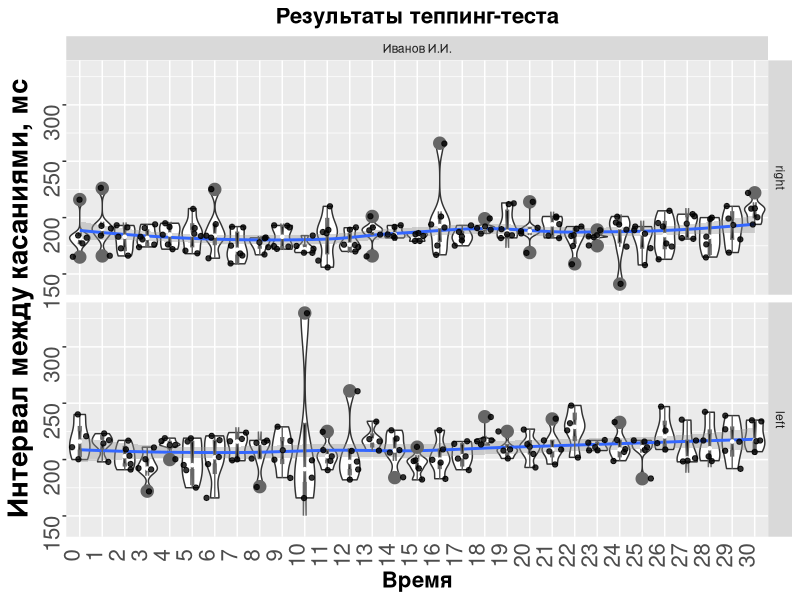
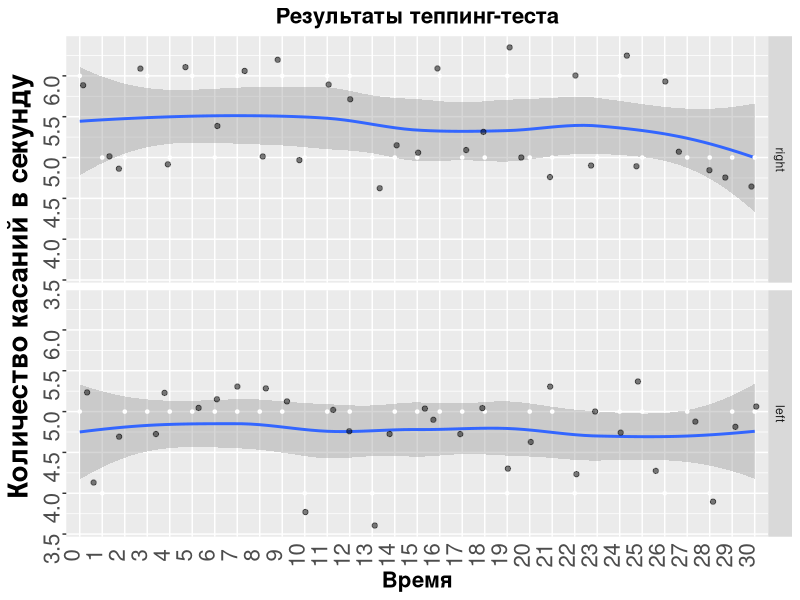
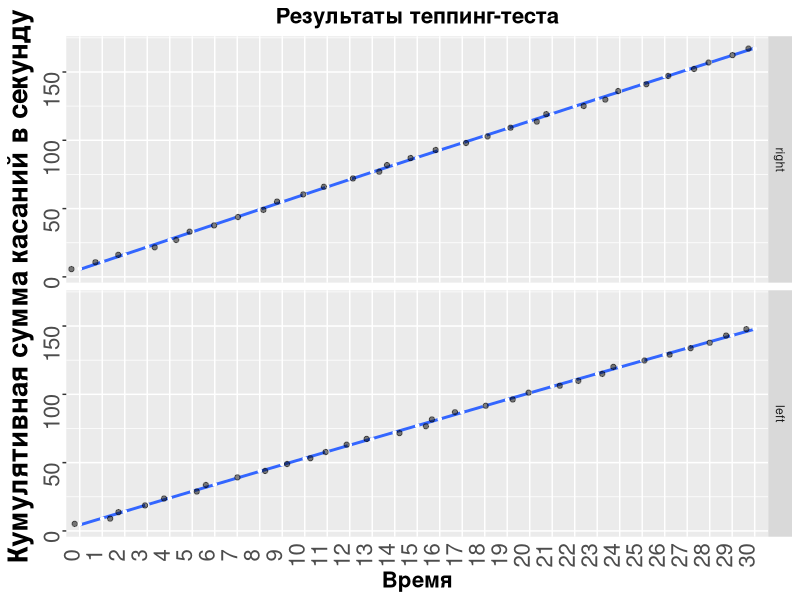
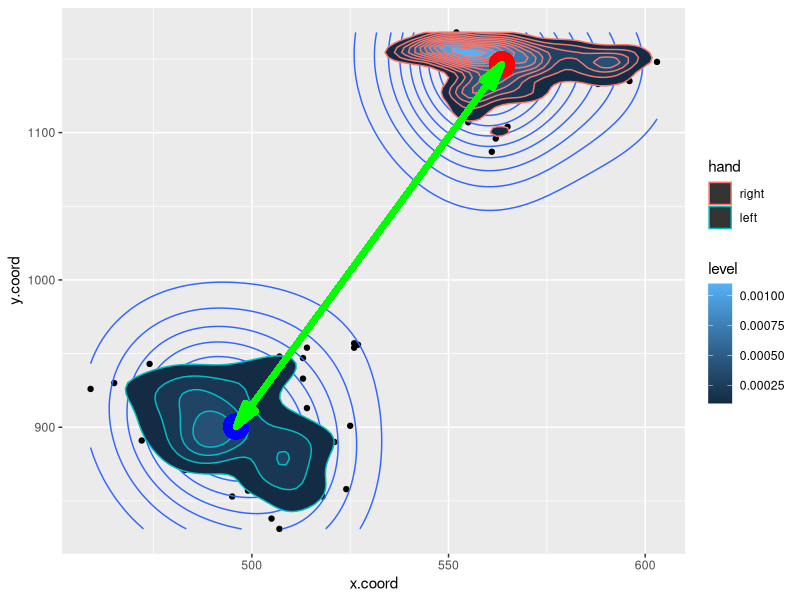

The R source for these figures, in order:
## ---- chunk 1
knitr::opts_chunk$set(echo = FALSE, warning = FALSE, message = FALSE, fig.align = "center")
## ---- chunk 2
# А заодно их загрузка и загрузка необходимых пакетов
library(tidyverse)
d = read.csv("result.csv", sep = ";", encoding = "UTF-8", header = F)
names(d) <- c("session","name", "time","curr.time","x.coord","y.coord", "hand")
d$time <- as.numeric(d$time)
d$session <- as.character(d$session)
d$x.coord <- as.numeric(d$x.coord)
d$y.coord <- as.numeric(d$y.coord)
d$hand <- factor(d$hand, levels = c("right","left"))
## ---- chunk 3
tbl <- knitr::kable(head(d), align = "c")
kableExtra::kable_styling(tbl, "striped", full_width = T, position = "left")
## ---- chunk 4
# Доводим данные до ума, инициализируем объект для хранения результатов
d$tick <- c(NA, diff(d$time))
d$tick[c(0, diff(d$curr.time)) < 0] <- NA # через дифф ищем смену в текущем времени с 0 на 5, там же сглаживаем провалы в тиках при помощи NA

d$time     <- as.integer(d$time/1000)
d$datetime <- as.POSIXct(d$time, origin="1970-01-01")
d$datetime <- format(d$datetime, format="%H:%M:%S")
result <- data.frame(name = d$name[1])
## ---- chunk 5
ggplot(d, aes(x=factor(curr.time), y=tick)) +
  geom_violin(scale="width") +
  geom_smooth(method = "loess", se=TRUE, aes(group=1)) +
  geom_boxplot(width=.12, fill=I("black"), notch=T, outlier.size=NA, col="grey40") +
  stat_summary(fun.y="median", geom="point", shape=20, col="white") +
  ggtitle("Результаты теппинг-теста") +
  labs(x="Время", y="Интервал между касаниями, мс") +
  facet_grid(hand~name) +
  theme(legend.position="none",
        axis.text=element_text(size=12),
        axis.title=element_text(size=16,face="bold")) +
  scale_fill_brewer() + geom_jitter(alpha = 0.8) +
  theme(plot.title = element_text(size=16, face='bold', hjust=0.5),
        axis.text.x=element_text(angle=90, vjust=0, size=16),
        axis.ticks.x=element_blank(),
        axis.title.y = element_text(face="bold", size=20),
        axis.text.y  = element_text(angle=90, vjust=0, size=16))
## ---- chunk 6
result$interval.mean.right <- mean(d$tick[d$hand=="right"], na.rm = T)
result$interval.mean.left  <- mean(d$tick[d$hand=="left"] , na.rm = T)
result$interval.sd.right   <- sd(d$tick[d$hand=="right"] , na.rm = T)
result$interval.sd.left    <- sd(d$tick[d$hand=="left"] , na.rm = T)
## ---- chunk 7
d %>% group_by(curr.time, hand, name) %>% summarise(n = n()) -> res

ggplot(res, aes(x=factor(curr.time), y=n)) +
  geom_violin(scale="width") +
  geom_smooth(method = "loess", se=TRUE, aes(group=1)) +
  geom_boxplot(width=.12, fill=I("black"), notch=T, outlier.size=NA, col="grey40") +
  stat_summary(fun.y="median", geom="point", shape=20, col="white") +
  ggtitle("Результаты теппинг-теста") +
  labs(x="Время", y="Количество касаний в секунду") +
  facet_grid(hand~.) +
  theme(legend.position="none",
        axis.text=element_text(size=12),
        axis.title=element_text(size=16,face="bold")) +
  scale_fill_brewer() + geom_jitter(alpha = 0.5) +
  theme(plot.title = element_text(size=16, face='bold', hjust=0.5),
        axis.text.x=element_text(angle=90, vjust=0, size=16),
        axis.ticks.x=element_blank(),
        axis.title.y = element_text(face="bold", size=20),
        axis.text.y  = element_text(angle=90, vjust=0, size=16))
## ---- chunk 8
result$tap.mean.right <- mean(res$n[res$hand=="right"], na.rm = T)
result$tap.mean.left  <- mean(res$n[res$hand=="left"] , na.rm = T)
result$tap.sd.right   <- sd(res$n[res$hand=="right"] , na.rm = T)
result$tap.sd.left    <- sd(res$n[res$hand=="left"] , na.rm = T)
## ---- chunk 9
d %>% group_by(curr.time, hand, name) %>% summarise(n = n()) -> res
res %>% group_by(hand, name) %>% mutate(cum.n = cumsum(n)) -> res

ggplot(res, aes(x=factor(curr.time), y=cum.n)) +
  geom_violin(scale="width") +
  geom_smooth(method = "loess", se=TRUE, aes(group=1)) +
  geom_boxplot(width=.12, fill=I("black"), notch=T, outlier.size=NA, col="grey40") +
  stat_summary(fun.y="median", geom="point", shape=20, col="white") +
  ggtitle("Результаты теппинг-теста") +
  labs(x="Время", y="Кумулятивная сумма касаний в секунду") +
  facet_grid(hand~.) +
  theme(legend.position="none",
        axis.text=element_text(size=12),
        axis.title=element_text(size=16,face="bold")) +
  scale_fill_brewer() + geom_jitter(alpha = 0.5) +
  theme(plot.title = element_text(size=16, face='bold', hjust=0.5),
        axis.text.x=element_text(angle=90, vjust=0, size=16),
        axis.ticks.x=element_blank(),
        axis.title.y = element_text(face="bold", size=20),
        axis.text.y  = element_text(angle=90, vjust=0, size=16))

smry.r <- summary(lm(cum.n~curr.time, res[res$hand=="right",]))
smry.l <- summary(lm(cum.n~curr.time, res[res$hand=="left",]))

result$cum.slope.right <- smry.r$coefficients[2]
result$cum.slope.left  <- smry.l$coefficients[2]
result$cum.R2.right    <- smry.r$r.squared
result$cum.R2.left     <- smry.l$r.squared
## ---- chunk 10
d %>% group_by(hand, curr.time) %>% summarise(n = n(), time = mean(time)) -> res
res %>% summarise(KSNS=(sum(n-n[curr.time==0]))/sum(n[curr.time==0]*100)) -> res

result$KSNS.right <- res$KSNS[res$hand=="right"]
result$KSNS.left  <- res$KSNS[res$hand=="left"]
## ---- chunk 11
d %>% group_by(hand, curr.time, name) %>% summarise(n = n()) %>% ungroup(hand, curr.time) -> res
res %>% summarise(KFa = (sum(n[hand=="right"])-sum(n[hand=="left"]))/(sum(n[hand=="right"])+sum(n[hand=="left"]))*100) %>% as.numeric -> result$KFa
## ---- chunk 12
ggplot(d, aes(x = x.coord, y = y.coord)) +
  geom_point() +
  geom_density_2d() +
  stat_density_2d(aes(fill = stat(level), color = hand), geom = "polygon") +
  geom_point(aes(x = mean(d$x.coord[d$hand=="right"]), y = mean(d$y.coord[d$hand=="right"])), size = 8, color = "red") +
  geom_point(aes(x = mean(d$x.coord[d$hand=="left"]), y = mean(d$y.coord[d$hand=="left"])), size = 8, color = "blue") +
  geom_segment(aes(x = mean(d$x.coord[d$hand=="right"]), xend = mean(d$x.coord[d$hand=="left"]),
                   y = mean(d$y.coord[d$hand=="right"]), yend = mean(d$y.coord[d$hand=="left"])), 
               arrow = arrow(angle = 15, ends = "both", type = "closed"), size = 2, color = "green")

result$dist.mean <- sqrt((mean(d$x.coord[d$hand=="right"])-mean(d$x.coord[d$hand=="left"]))^2 +
                           (mean(d$y.coord[d$hand=="right"])-mean(d$y.coord[d$hand=="left"]))^2)
result$dist.sd.right <- sd(sqrt((d$x.coord[d$hand=="right"])^2+(d$y.coord[d$hand=="right"])^2))
result$dist.sd.left  <- sd(sqrt((d$x.coord[d$hand=="left"])^2+(d$y.coord[d$hand=="left"])^2))
## ---- chunk 13
result <- t(result)
result <- cbind(rownames(result), result); rownames(result) <- NULL
colnames(result) <- c("Показатель", "Численное значение")
tbl <- knitr::kable(result, align = "c")
kableExtra::kable_styling(tbl, "striped", full_width = T, position = "left")
